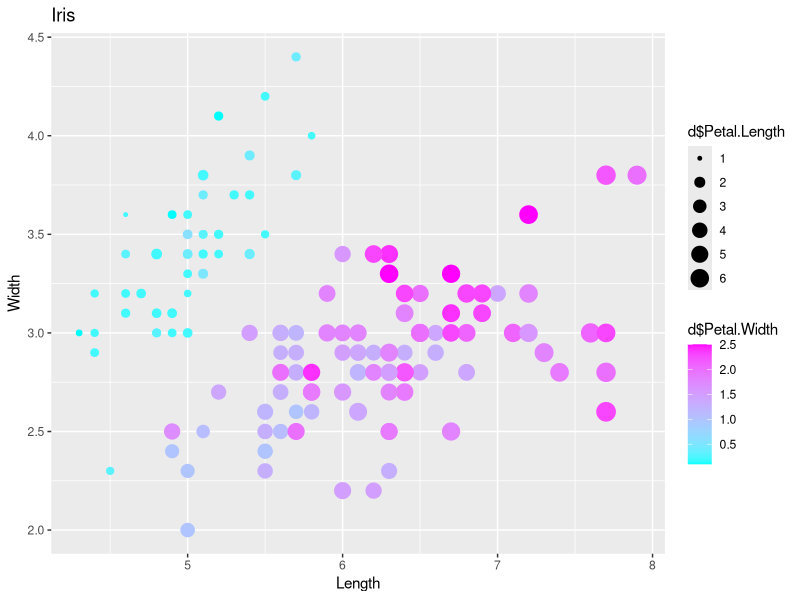
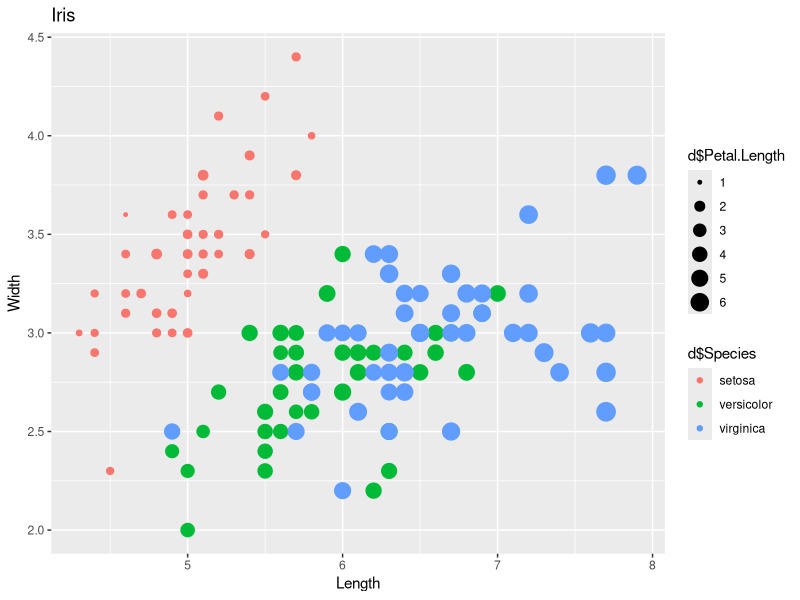
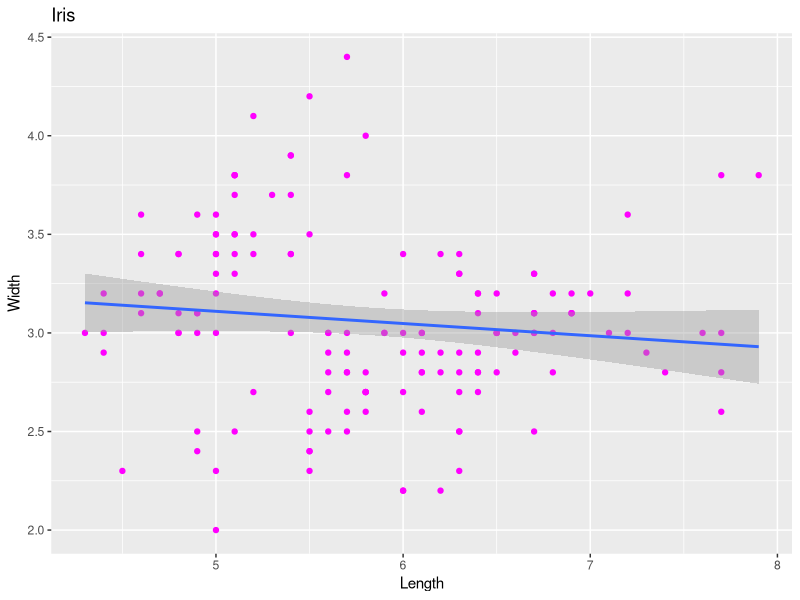
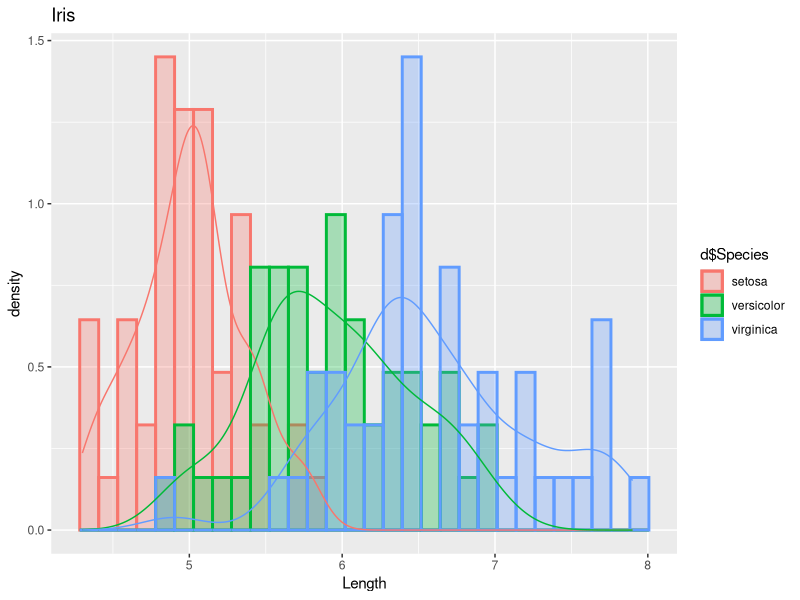
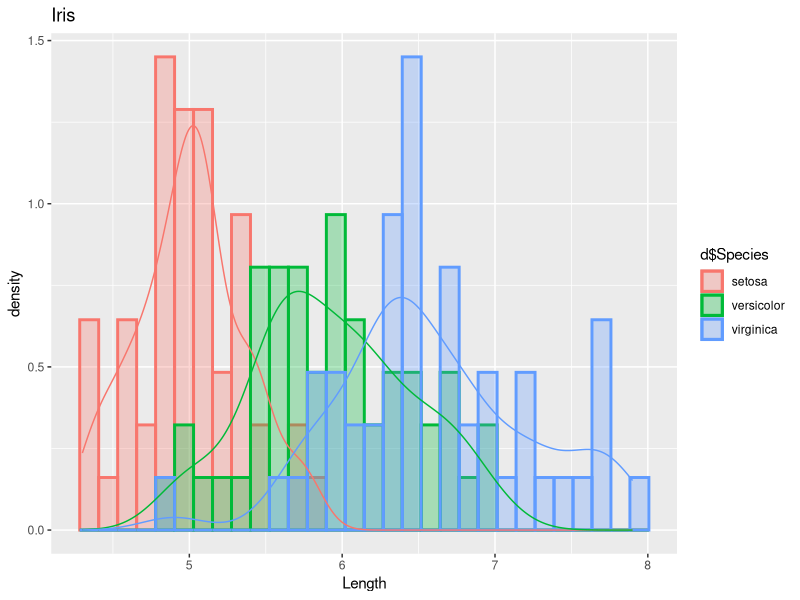

Recreate these plots in R, in order.
# install.packages("ggplot2")
require(ggplot2)

# change working directory
frame_files <- lapply(sys.frames(), function(x) x$ofile)
frame_files <- Filter(Negate(is.null), frame_files)
setwd(dirname(frame_files[[length(frame_files)]]))

d <- iris

p <- ggplot(
  d,
  aes(
      x = d$Sepal.Length,
      y = d$Sepal.Width
  )
)

# gradient
g <- p + geom_point( aes(size = d$Petal.Length, colour = d$Petal.Width), alpha = 1 ) +
      labs(title="Iris", x="Length", y="Width") +
      scale_colour_gradient(low = "cyan", high="magenta")
plot(g)

# hue
g <- p + geom_point( aes(size = d$Petal.Length, colour = d$Species), alpha = 1 ) +
      labs(title="Iris", x="Length", y="Width") +
      scale_colour_hue()
plot(g)

# smooth lm
g <- p + geom_point(colour = "magenta") +
      labs(title="Iris", x="Length", y="Width") +
      stat_smooth(method = "lm")
plot(g)

# hist & density
p <- ggplot(
  d,
  aes(
      x = d$Sepal.Length,
      y = ..density..,
      fill = d$Species,
      colour = d$Species
  )
)
g <- p + geom_histogram(alpha = 0.3, position = "identity", size = 1) +
      labs(title="Iris", x="Length") +
      geom_density(alpha = 0)
plot(g)
ggsave("iris-hist.png", g)
